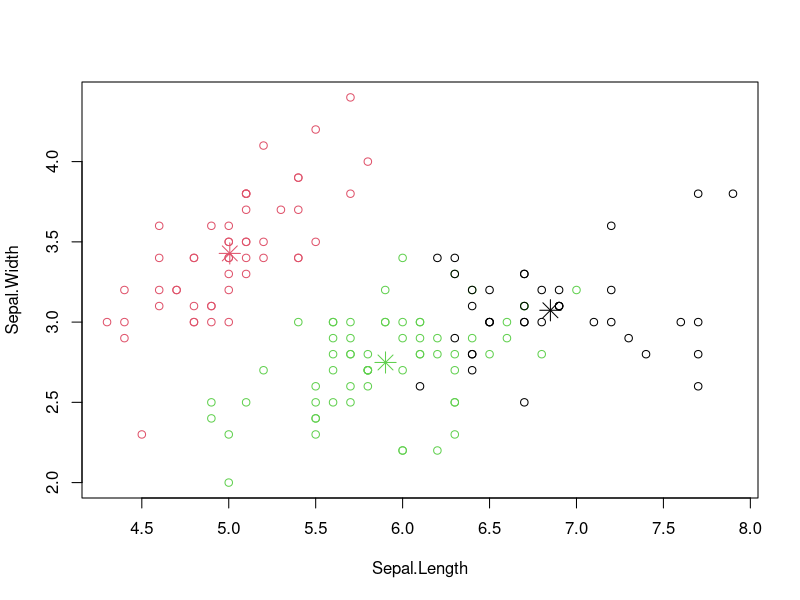
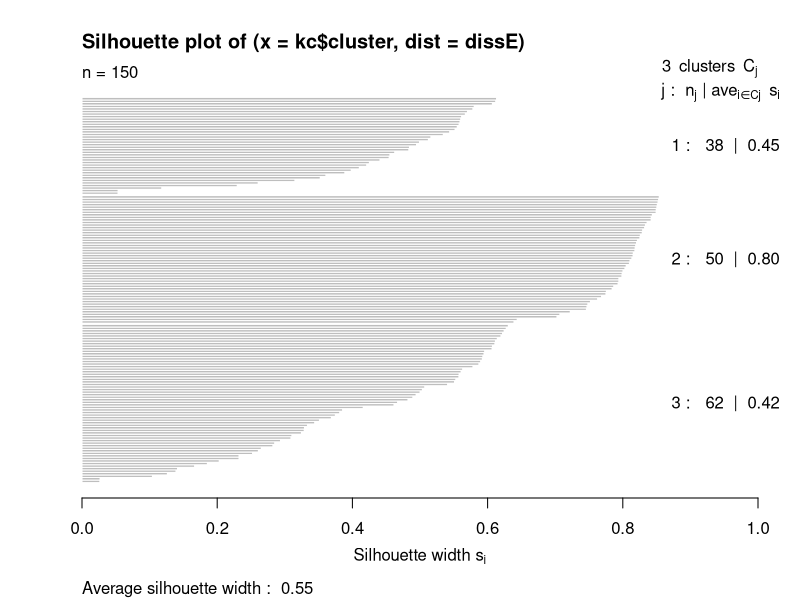
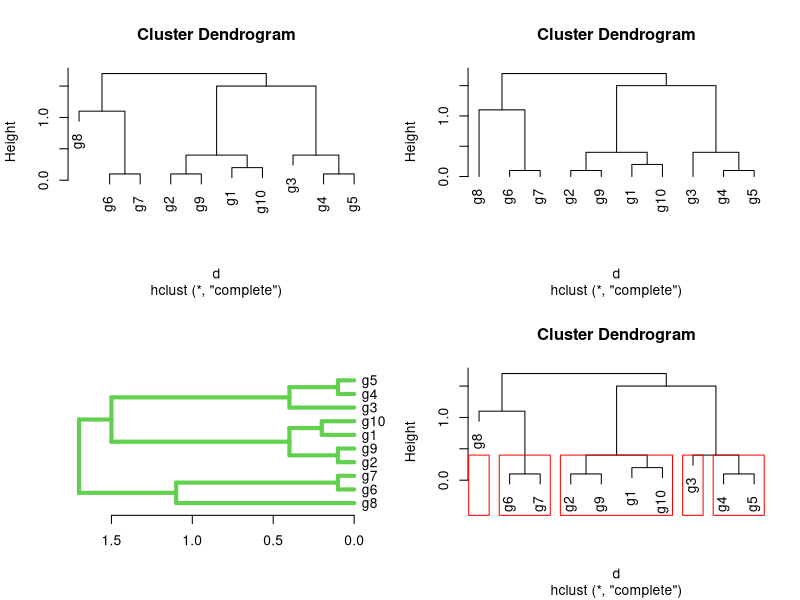

The R script that drew these images, in order:
data(iris)

newiris <- iris
newiris$Species <- NULL

kc <- kmeans(newiris, 3)

str(kc)

table(iris$Species , kc$cluster)

plot(newiris[,c("Sepal.Length", "Sepal.Width")], col = kc$cluster)
points(kc$centers[,c("Sepal.Length", "Sepal.Width")], col = 1:3, pch = 8, cex = 2)


library(cluster)
dissE <- daisy(newiris)
sk <- silhouette(kc$cluster, dissE)
plot(sk)

y <- matrix(rnorm(50), 10, 5, dimnames=list(paste("g", 1:10, sep=""), paste("t", 1:5, sep=""))) 

c <- cor(t(y), method="spearman")
d <- as.dist(1-c)


hr <- hclust(d, method="complete", members=NULL)

par(mfrow = c(2,2))
plot(hr, hang = 0.1)
plot(hr, hang = -1)
plot(as.dendrogram(hr), edgePar=list(col=3, lwd=4), horiz=T)

mycl <- cutree(hr, h=max(hr$height)/2)
mycl[hr$labels[hr$order]]
plot(hr)
rect.hclust(hr, k=5, border="red")